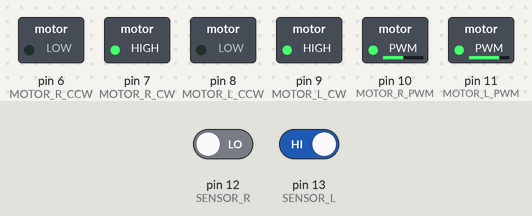
A sketch run on a simulated Arduino Uno, built with avr-gcc and run on an emulated ATmega328P. Parts: switched loads named in the sketch (green lamp = pin HIGH). The test bench sets the inputs (shaded band); at power-on: pin 12 (SENSOR_R) LOW, pin 13 (SENSOR_L) HIGH.

Above: at 1.4 s.
1.5 s: pin 12 (SENSOR_R) driven HIGH
At 2.5 s:
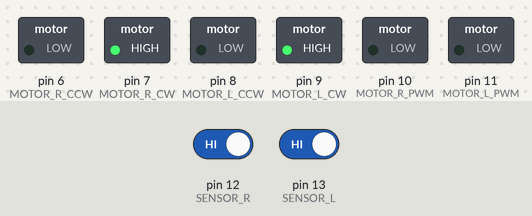
3.0 s: pin 13 (SENSOR_L) driven LOW
At 3.6 s:
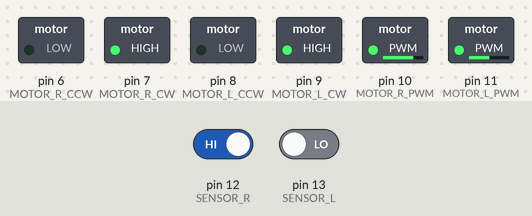
4.5 s: pin 12 (SENSOR_R) driven LOW
At 4.8 s:
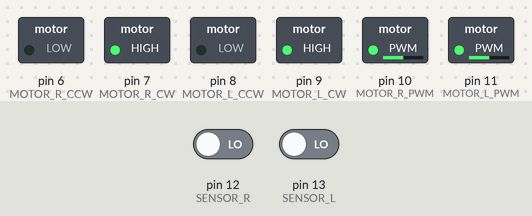
6.0 s: pin 13 (SENSOR_L) driven HIGH
At 7.1 s:
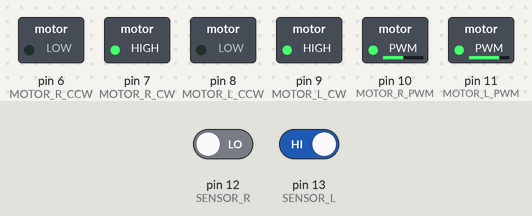
Timing chart, 0 to 8.5 s (numbered marks = the images above; inputs shaded):
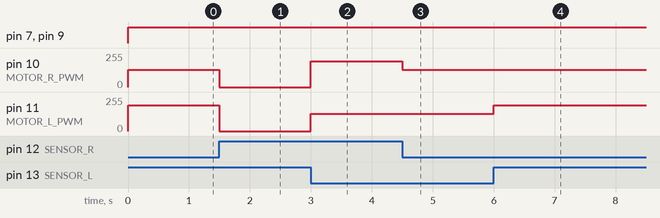

The sketch:

app.ino
```cpp
// Alterar de acordo com os pinos usados para cada motor.
#define MOTOR_L_CW 9
#define MOTOR_L_CCW 8
#define MOTOR_L_PWM 11
#define MOTOR_R_CW 7
#define MOTOR_R_CCW 6
#define MOTOR_R_PWM 10

// Alterar de acordo com os pinos usados para cada sensor.
#define SENSOR_L 13
#define SENSOR_R 12

// Ajustar a velocidade pelo PWM.
#define PWM_DUTY_0 0
#define PWM_DUTY_25 64
#define PWM_DUTY_50 128
#define PWM_DUTY_75 192
#define PWM_DUTY_100 255

// Tempo (ms) de atraso no loop. (Pode ser necessário ajustar)
#define TIME 300

enum direction
{
  FORWARD,
  STOP,
  LEFT,
  RIGHT,
  REVERSE
};

void setup()
{
  pinMode(MOTOR_L_CW, OUTPUT);
  pinMode(MOTOR_L_CCW, OUTPUT);
  pinMode(MOTOR_L_PWM, OUTPUT);

  pinMode(MOTOR_R_CW, OUTPUT);
  pinMode(MOTOR_R_CCW, OUTPUT);
  pinMode(MOTOR_R_PWM, OUTPUT);

  pinMode(SENSOR_L, INPUT);
  pinMode(SENSOR_R, INPUT);
}

void loop()
{
  switch (getDirection())
  {
  case STOP:
    analogWrite(MOTOR_L_PWM, PWM_DUTY_0);
    analogWrite(MOTOR_R_PWM, PWM_DUTY_0);
    break;

  case FORWARD:
    digitalWrite(MOTOR_L_CW, HIGH);
    digitalWrite(MOTOR_L_CCW, LOW);
    analogWrite(MOTOR_L_PWM, PWM_DUTY_50);
    digitalWrite(MOTOR_R_CW, HIGH);
    digitalWrite(MOTOR_R_CCW, LOW);
    analogWrite(MOTOR_R_PWM, PWM_DUTY_50);
    break;

  case LEFT:
    digitalWrite(MOTOR_L_CW, HIGH);
    digitalWrite(MOTOR_L_CCW, LOW);
    analogWrite(MOTOR_L_PWM, PWM_DUTY_50);
    digitalWrite(MOTOR_R_CW, HIGH);
    digitalWrite(MOTOR_R_CCW, LOW);
    analogWrite(MOTOR_R_PWM, PWM_DUTY_75);
    break;

  case RIGHT:
    digitalWrite(MOTOR_L_CW, HIGH);
    digitalWrite(MOTOR_L_CCW, LOW);
    analogWrite(MOTOR_L_PWM, PWM_DUTY_75);
    digitalWrite(MOTOR_R_CW, HIGH);
    digitalWrite(MOTOR_R_CCW, LOW);
    analogWrite(MOTOR_R_PWM, PWM_DUTY_50);
    break;

  case REVERSE:
    digitalWrite(MOTOR_L_CW, LOW);
    digitalWrite(MOTOR_L_CCW, HIGH);
    analogWrite(MOTOR_L_PWM, PWM_DUTY_50);
    digitalWrite(MOTOR_R_CW, LOW);
    digitalWrite(MOTOR_R_CCW, HIGH);
    analogWrite(MOTOR_R_PWM, PWM_DUTY_50);
    break;
  }

  delay(TIME);
}

direction getDirection()
{
  bool sensor_l, sensor_r;

  sensor_l = digitalRead(SENSOR_L);
  sensor_r = digitalRead(SENSOR_R);

  if (!sensor_l && !sensor_r)
  {
    return FORWARD;
  }

  if (sensor_l && sensor_r)
  {
    return STOP;
  }

  return (!sensor_l && sensor_r) ? LEFT : RIGHT;
}
```

Measured:
- after the input at 1.5 s, pin 10 (MOTOR_R_PWM): 128/255 → 0/255 at once; pin 11 (MOTOR_L_PWM): 192/255 → 0/255 at once
- after the input at 3.0 s, pin 10 (MOTOR_R_PWM): 0/255 → 192/255 at once; pin 11 (MOTOR_L_PWM): 0/255 → 128/255 at once
- after the input at 4.5 s, pin 10 (MOTOR_R_PWM): 192/255 → 128/255 at once
- after the input at 6.0 s, pin 11 (MOTOR_L_PWM): 128/255 → 192/255 at once
